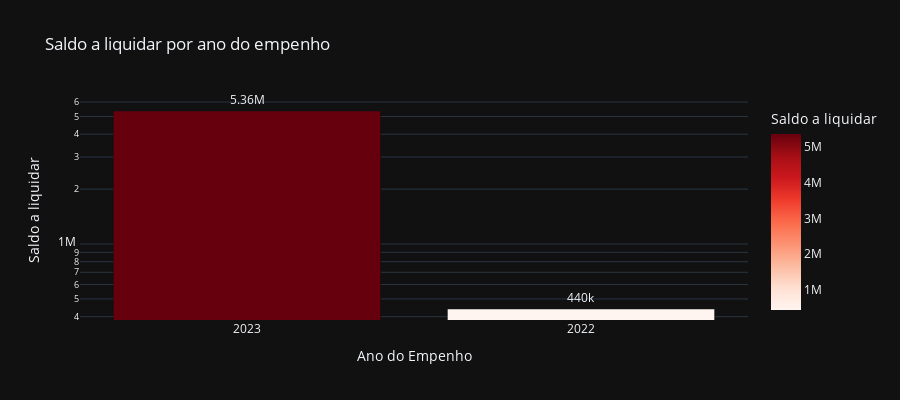

Notebook code for this chart:
### Code cell
# Saldo a liquidar por ano
cols = ['ANO', 'A_LIQUIDAR']

df_aux = df.loc[:, cols].groupby('ANO').sum().sort_values(by= 'A_LIQUIDAR', ascending=False).reset_index()
df_aux = df_aux[df_aux['A_LIQUIDAR'] > 0]
fig = px.bar(df_aux, 
             x='ANO', 
             y='A_LIQUIDAR',
             title='Saldo a liquidar por ano do empenho',
             labels={'ANO':'Ano do Empenho', 'A_LIQUIDAR':'Saldo a liquidar'},
             text_auto='.3s',
             height=400,
             log_y=True,
             color='A_LIQUIDAR',
             color_continuous_scale = 'reds',
             template='plotly_dark')
fig.update_traces(textposition = 'outside', cliponaxis = False, hovertemplate=None)
fig.update_layout(hovermode="x unified")

fig.show()

### Figure 1 — Plotly figure (JSON) as saved in the notebook; plotly's stock layout.template omitted (floating-point values rounded to 4 significant figures)
{"data": [{"alignmentgroup": "True", "cliponaxis": false, "legendgroup": "", "marker": {"color": [5359000.0, 440400.0], "coloraxis": "coloraxis", "pattern": {"shape": ""}}, "name": "", "offsetgroup": "", "orientation": "v", "showlegend": false, "textposition": "outside", "texttemplate": "%{y:.3s}", "type": "bar", "x": ["2023", "2022"], "xaxis": "x", "y": [5359000.0, 440400.0], "yaxis": "y"}], "layout": {"barmode": "relative", "coloraxis": {"colorbar": {"title": {"text": "Saldo a liquidar"}}, "colorscale": [[0, "rgb(255,245,240)"], [0.125, "rgb(254,224,210)"], [0.25, "rgb(252,187,161)"], [0.375, "rgb(252,146,114)"], [0.5, "rgb(251,106,74)"], [0.625, "rgb(239,59,44)"], [0.75, "rgb(203,24,29)"], [0.875, "rgb(165,15,21)"], [1, "rgb(103,0,13)"]]}, "height": 400, "hovermode": "x unified", "legend": {"tracegroupgap": 0}, "title": {"text": "Saldo a liquidar por ano do empenho"}, "xaxis": {"anchor": "y", "domain": [0, 1], "title": {"text": "Ano do Empenho"}}, "yaxis": {"anchor": "x", "domain": [0, 1], "title": {"text": "Saldo a liquidar"}, "type": "log"}}}
